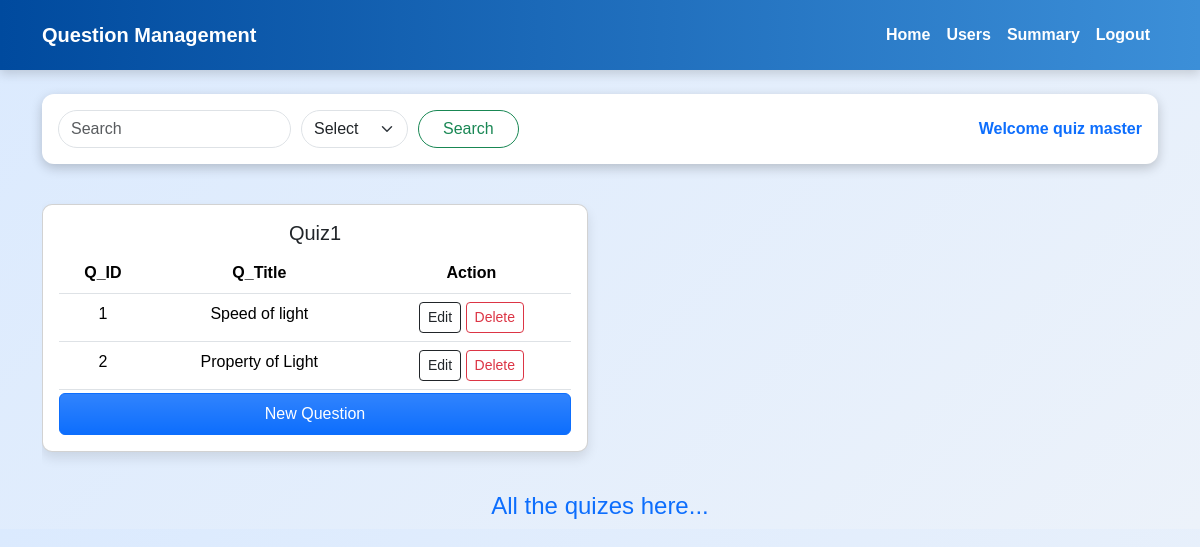
Page /quizzes/subject/1/chapter/1 on the committed database.
### models/models.py (models this page shows)
class User(db.Model):
    id = db.Column(db.Integer(), primary_key=True)
    username = db.Column(db.String(), unique=True, nullable = False)
    email = db.Column(db.String(), unique=True, nullable = False)
    password = db.Column(db.String(), nullable = False)
    full_name = db.Column(db.String(), nullable = False)
    qualification = db.Column(db.String(), nullable = False)
    dob = db.Column(db.String(), nullable = False)
    type = db.Column(db.String(), default="general")

class Quiz(db.Model):
    quiz_id = db.Column(db.Integer(), primary_key = True)
    quiz_name = db.Column(db.String(), nullable =False)
    chapter_id = db.Column(db.Integer(), db.ForeignKey('chapter.chap_id'), nullable = False)
    date_of_quiz =  db.Column(db.DateTime(), default = datetime.utcnow)
    duration = db.Column(db.Integer(), nullable = False)
    questions = db.relationship('Question',backref='quiz')

class Question(db.Model):
    ques_id = db.Column(db.Integer(), primary_key = True)
    quiz_id = db.Column(db.Integer(), db.ForeignKey('quiz.quiz_id'), nullable = False)
    ques_title = db.Column(db.String(), nullable = False)
    ques_text = db.Column(db.String(), nullable = False)
    option1 = db.Column(db.String(), nullable = False)
    option2 = db.Column(db.String(), nullable = False)
    option3 = db.Column(db.String(), nullable = False)
    option4 = db.Column(db.String(), nullable = False)
    correct_answer = db.Column(db.String(), nullable = False)

### controllers/controllers.py (the view)
@app.route('/quizzes/subject/<int:sub_id>/chapter/<int:chapter_id>')
def view_quizzes( sub_id, chapter_id):
    quizzes = Quiz.query.filter_by(chapter_id = chapter_id).all()
    my_user = User.query.filter_by(type='admin').first()
    return render_template('quiz_manage.html', quizzes=quizzes,sub_id =sub_id, chapter_id = chapter_id, my_user=my_user)

### templates/quiz_manage.html (shortened to what this page needs)
<!DOCTYPE html>
<html>
<head>
    <link rel="stylesheet" href="https://cdn.jsdelivr.net/npm/bootstrap@5.3.3/dist/css/bootstrap.min.css">
    <link rel="stylesheet" href="/static/admin_dash.css">
</head>
<body>
    <nav class="navbar navbar-expand-lg">
        <div class="container">
            <h6 class="navbar-brand text-white mt-2 " >Question Management</h6>
            <div class="collapse navbar-collapse">
                <ul class="navbar-nav ms-auto">
                    <li class="nav-item"><a class="nav-link" href="/admin">Home</a></li>
                    <li class="nav-item"><a class="nav-link" href="/users_manage">Users</a></li>
                    <li class="nav-item"><a class="nav-link" href="/admin/summary">Summary</a></li>
                    <li class="nav-item"><a class="nav-link" href="/login">Logout</a></li>
                </ul>
            </div>
        </div>
    </nav>
    <div class="container mt-4">
        <div class="dash-header d-flex justify-content-between align-items-center p-3 border-buttom">
            <form action="/admin/search" >
            <input type="text" class="form-control rounded-pill" placeholder="Search" name="search">
            <select name="option"  class="form-select w-auto rounded-pill">
                <option selected>Select</option>
                <input type="submit" value="Search" class="btn btn-outline-success rounded-pill px-4">
            </select>
            </form>
            <span class="fw-bold text-primary">Welcome {{my_user.username}}</span>
        </div>
        <div class="overflow-auto mt-3" style="max-height: 545px;">
            <div class="row mt-4">
                {% for quiz in quizzes %}
                <div class="col-md-6 mb-3">
                    <div class="card p-3">
                        <h5 class="text-center">{{ quiz.quiz_name}}</h5>
                        <div class="overflow-auto" style="max-height: 140px;">
                            <table class="table">
                                <thead>
                                    <tr class="text-center">
                                        <th>Q_ID</th>
                                        <th>Q_Title</th>
                                        <th>Action</th>
                                    </tr>
                                </thead>
                                <tbody>
                                    {% for question in quiz.questions %}
                                    <tr class="text-center">
                                        <td>{{ question.ques_id }}</td>
                                        <td>{{ question.ques_title }}</td>
                                        <td><a class="btn btn-sm btn-outline-dark" href="/edit_ques/{{ quiz.quiz_id }}/{{ question.ques_id}}">Edit</a>
                                            <a class="btn btn-sm btn-outline-danger" href="/delete_ques/{{ quiz.quiz_id }}/{{ question.ques_id }}">Delete</a></td>
                                    </tr>
                                    {% endfor %}
                                </tbody>
                            </table>
                        </div>
                        <a href="{{ url_for('add_ques', quiz_id=quiz.quiz_id)}}" class="btn btn-primary bg-gradient py-2">New Question</a>
                    </div>
                </div>
                {% endfor %}
            </div>
        </div>
        <div>
            <h4 class="text-center mt-4 text-primary">All the quizes here...</h4>
        </div>
    </div>
</body>
</html>

### static/admin_dash.css (style rules this page uses)
body { background: linear-gradient(135deg, #dbeafe, #ecf2fa); font-family: 'Poppins', sans-serif; margin: 0; }
.navbar { background: linear-gradient(to right,rgb(0, 74, 158),rgb(60, 143, 216)); box-shadow: 0px 4px 10px rgba(0, 0, 0, 0.15); padding: 10px 20px; transition: all 0.3s ease-in-out; }
.navbar-brand { font-size: 20px; font-weight: bold; }
.navbar a { color: white; font-weight: bold; transition: color 0.3s ease-in-out; }
.dash-header { background-color: white; padding: 15px 20px; border-radius: 12px; box-shadow: 0px 4px 12px rgb(0, 0, 0, 0.2); display: flex; justify-content: space-between; align-items: center; }
.dash-header form { display: flex; align-items: center; gap: 10px; }
.card { background: white; padding: 20px; border-radius: 10px; box-shadow: 0px 6px 12px rgba(0, 0, 0, 0.1); transition: transform 0.3s ease-in-out, box-shadow 0.3s ease-in-out; }

### rows in the picture
User: username "quiz master"
Quiz: quiz_name "Quiz1"
Question: ques_id "1", ques_title "Speed of light"
Question: ques_id "2", ques_title "Property of Light"
